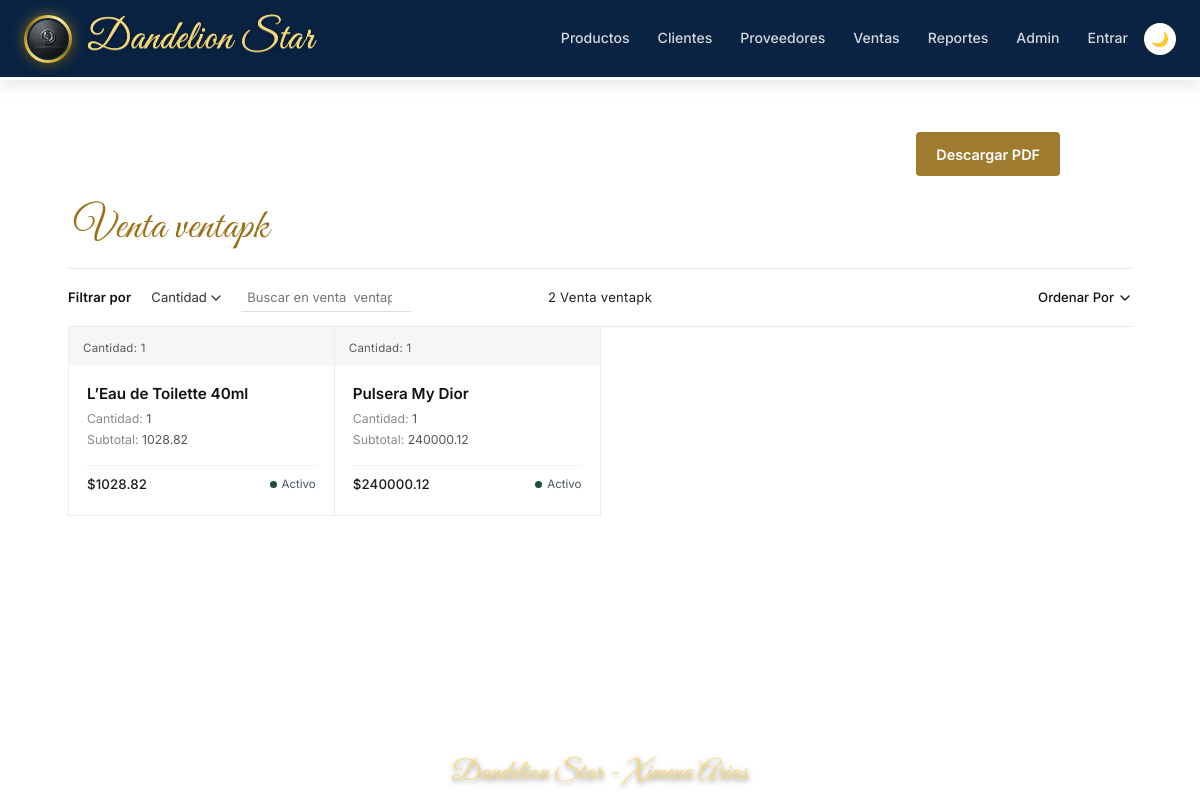
The page /ventas/6/ on the database its author committed.
### ventas/models.py (models this page shows, shortened)
class Venta(models.Model):
    cliente = models.ForeignKey(
        Cliente,
        on_delete=models.PROTECT,      # D-03: no borrar cliente con ventas
        related_name='ventas',
        verbose_name='Cliente'
    )
    fecha   = models.DateTimeField(
        auto_now_add=True, verbose_name='Fecha'
    )
    class Meta:
        verbose_name        = 'Venta'
        verbose_name_plural = 'Ventas'
        ordering            = ['-fecha']

class DetalleVenta(models.Model):
    venta           = models.ForeignKey(
        Venta,
        on_delete=models.CASCADE,      # borrar Venta → borrar sus líneas
        related_name='detalles',
        verbose_name='Venta'
    )
    producto        = models.ForeignKey(
        Producto,
        on_delete=models.PROTECT,      # D-05: no borrar producto con ventas
        related_name='detalles_venta',
        verbose_name='Producto'
    )
    cantidad        = models.PositiveIntegerField(
        verbose_name='Cantidad'
    )
    precio_unitario = models.DecimalField(
        max_digits=10,
        decimal_places=2,
        verbose_name='Precio unitario',
        help_text='Precio al momento de la venta (D-06).'
    )
    class Meta:
        verbose_name        = 'Detalle de venta'
        verbose_name_plural = 'Detalles de venta'
    @property
    def subtotal(self) -> Decimal:
        return self.precio_unitario * self.cantidad

### productos/models.py (models this page shows, shortened)
class Producto(models.Model):
    nombre = models.CharField(
        max_length=200, verbose_name='Nombre'
    )
    precio = models.DecimalField(
        max_digits=10,
        decimal_places=2,
        validators=[MinValueValidator(Decimal('0.00'))],
        verbose_name='Precio ($)',
        help_text='El precio no puede ser negativo.'
    )
    stock = models.IntegerField(
        default=0,
        validators=[MinValueValidator(0)],
        verbose_name='Stock disponible'
    )
    categoria = models.ForeignKey(
        Categoria,
        on_delete=models.PROTECT,
        related_name='productos',
        verbose_name='Categoría'
    )
    proveedor = models.ForeignKey(
        Proveedor,
        on_delete=models.SET_NULL,
        null=True,
        blank=True,
        related_name='productos',
        verbose_name='Proveedor'
    )
    imagen = models.ImageField(
        upload_to='productos/',
        null=True,
        blank=True,
        verbose_name='Imagen del producto',
        help_text='Formatos permitidos: JPEG, PNG, WEBP. Máximo 5 MB.'
    )
    activo = models.BooleanField(
        default=True, verbose_name='Activo'
    )
    creado = models.DateTimeField(
        auto_now_add=True, verbose_name='Fecha de registro'
    )
    class Meta:
        verbose_name = 'Producto'
        verbose_name_plural = 'Productos'
        ordering = ['nombre']

### ventas/views.py (the view)
# urls.py: path('<int:venta_id>/',          views.VentaDetailView.as_view(), name='detalle'),
class VentaDetailView(DetailView):
    model               = Venta
    template_name       = 'ventas/detalle.html'
    context_object_name = 'venta'
    pk_url_kwarg        = 'venta_id'
    def get_queryset(self):
        return (
            Venta.objects
            .select_related('cliente')
            .prefetch_related('detalles__producto')
        )
    def get_context_data(self, **kwargs):
        context = super().get_context_data(**kwargs)
        context['comprobante'] = self.request.GET.get('comprobante') == '1'
        return context

### configuracion/context_processors.py (called while the page is built)
def config_erp(request):
    return {'config_erp': ConfiguracionERP.get_instance()}

### configuracion/models.py (called while the page is built)
    @classmethod
    def get_instance(cls) -> 'ConfiguracionERP':
        obj, _ = cls.objects.get_or_create(
            pk=1,
            defaults={
                'nombre_empresa': 'Mi Empresa ERP',
                'moneda':         'MXN',
                'iva_porcentaje': Decimal('16.00'),
            }
        )
        return obj

### productos/variantes_hooks.py (called while the page is built, shortened)
    def __call__(self, request):
        _thread_locals.request = request
        try:
            response = self.get_response(request)
        finally:
            _thread_locals.request = None
        return response

### ventas/templates/ventas/detalle.html (shortened to what this page needs)
{% extends "base.html" %}
{% load static %}
{% block content %}
{% if comprobante or request.GET.comprobante == '1' %}
<div class="ds-pdf-banner" id="ds-comprobante-banner">
    <div class="ds-pdf-banner-info">
        <h2>Venta #{{ venta.pk }} registrada con éxito</h2>
        <p>Total: <strong>${{ venta.total|floatformat:2 }}</strong> &mdash; Ya puedes descargar el comprobante en PDF.</p>
    </div>
    <div class="ds-pdf-banner-actions">
        <a href="{% url 'ventas:pdf' venta.pk %}" class="ds-btn-pdf-primary">Descargar PDF</a>
        <a href="{% url 'ventas:crear' %}" class="ds-btn-pdf-secondary">+ Nueva Venta</a>
        <a href="{% url 'ventas:lista' %}" class="ds-btn-pdf-link">Volver a Ventas</a>
    </div>
</div>
{% else %}
<div class="ds-pdf-toolbar" id="ds-comprobante-banner">
    <a href="{% url 'ventas:pdf' venta.pk %}" class="ds-btn-pdf-primary">Descargar PDF</a>
</div>
{% endif %}
<div class="ds-cat-shell">
    <div class="ds-cat-head">
        <h1 class="ds-cat-title">Venta  ventapk</h1>
    </div>
    <div class="ds-cat-toolbar">
        <div class="ds-cat-filters">
            <span class="ds-filter-lead">Filtrar por</span>
            <select id="dsFilterGroup" class="ds-filter-select" aria-label="Filtrar por Cantidad">
                <option value="">Cantidad</option>
            </select>
            <input type="search" id="dsFilterQuery" class="ds-filter-search" placeholder="Buscar en venta  ventapk..." aria-label="Buscar">
        </div>
        <div class="ds-cat-count">
            <span id="dsCatalogCount">{{ venta.detalles.all|length }}</span> Venta  ventapk
        </div>
        <div class="ds-cat-sort-wrap">
            <select id="dsSortSelect" class="ds-sort-select" aria-label="Ordenar por">
                <option value="default">Ordenar Por</option>
            </select>
        </div>
    </div>
    <div class="ds-prod-grid" id="dsProdGrid">
        {% for d in venta.detalles.all %}
        <article class="ds-prod-card ds-prod-card--no-media"
                 data-index="{{ forloop.counter }}"
                 data-name="{{ d.producto.nombre|default:"—" }}"
                 data-group="{{ d.cantidad|default:"—" }}"
                 data-val="{{ d.precio_unitario|default:"—" }}">
            <div class="ds-card-top">
                <span class="ds-card-season">Cantidad: {{ d.cantidad|default:"—" }}</span>
            </div>
            <div class="ds-prod-meta">
                <div>
                    <a href="{% url 'productos:detalle' d.producto.pk %}" class="ds-prod-name">{{ d.producto.nombre|default:"—" }}</a>
                    <div class="ds-prod-subline"><span class="ds-sub-key">Cantidad:</span> {{ d.cantidad|default:"—" }}</div>
<div class="ds-prod-subline"><span class="ds-sub-key">Subtotal:</span> {{ d.subtotal|default:"—" }}</div>
                </div>
                <div class="ds-prod-bottom-row">
                    <span class="ds-prod-price">${{ d.precio_unitario|default:"—" }}</span>
                    <span class="ds-prod-status-pill">
                        <span class="ds-status-dot"></span>
                        <span>Activo</span>
                    </span>
                </div>
            </div>
        </article>
        {% empty %}
        <div class="ds-cat-empty">
            <p>Aún no hay registros en Venta  ventapk.</p>
        </div>
        {% endfor %}
    </div>
</div>
{% endblock %}

### templates/base.html (style rules this page uses)
:root, [data-theme="light"] { --clr-navy : #0A2342; --clr-royal : #1B4F8A; --clr-sky : #4A90D9; --clr-ice : #ffffff; --clr-gold : #ffffff; --clr-amber : #D4A017; --clr-cream : #506a88; --clr-bg : #ffffff; --clr-surface: #97a9b4; --clr-text : #000000; --clr-muted : #000000; --clr-border : #49586b; --clr-danger : #253047; --clr-ok : #1A7A4A; --shadow-sm : 0 1px 4px rgba(10,35,66,.08); --shadow-md : 0 4px 16px rgba(10,35,66,.12); }
*, *::before, *::after { box-sizing: border-box; }
body { font-family: 'Inter','Segoe UI',sans-serif; font-size: 15px; background: var(--clr-bg); color: var(--clr-text); line-height: 1.6; transition: background .25s, color .25s; margin: 0; }
html, body { min-height: 100vh !important; margin: 0 !important; display: flex !important; flex-direction: column !important; }
html, body { min-height: 100vh !important; width: 100% !important; max-width: 100% !important; margin: 0 !important; padding: 0 !important; overflow-x: clip !important; display: flex !important; flex-direction: column !important; }

### rows shown on the page
Venta: detalles.all|length "2"
DetalleVenta: cantidad "1", producto.nombre "L’Eau de Toilette 40ml", subtotal "1028.82", precio_unitario "1028.82"
DetalleVenta: cantidad "1", producto.nombre "Pulsera My Dior", subtotal "240000.12", precio_unitario "240000.12"
